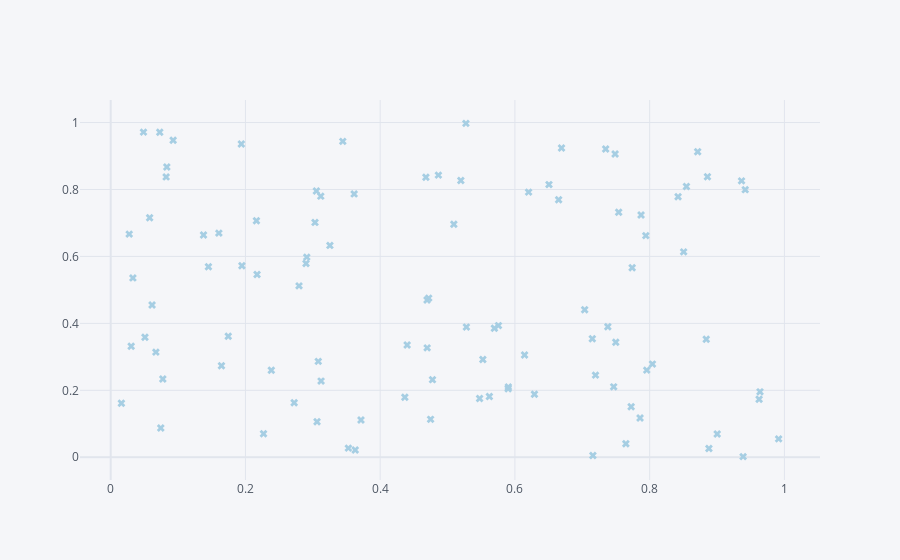

The notebook cell this image was saved under:
### Code cell
df.iplot(kind = 'scatter',x = 'a',y = 'b', mode = 'markers',size = 7,symbol = 'x', colorscale = 'paired')
